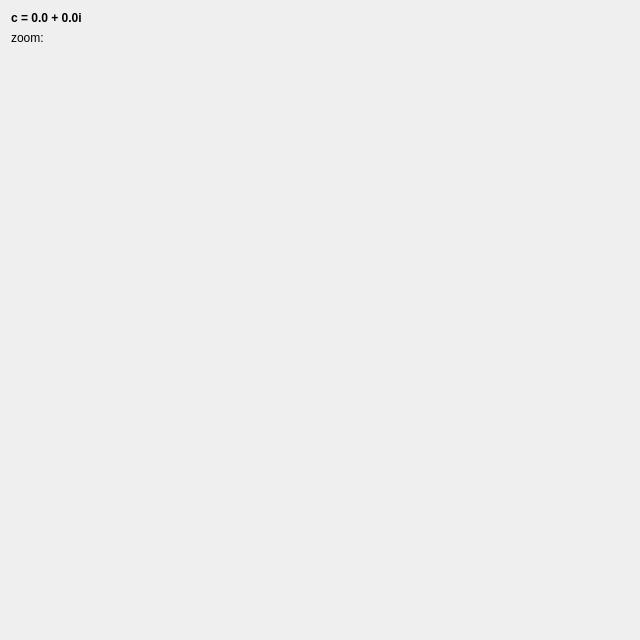
<?xml version="1.0" encoding="UTF-8"?>
<ui version="4.0">
 <class>MainWindow</class>
 <widget class="QMainWindow" name="MainWindow">
  <property name="geometry">
   <rect>
    <x>0</x>
    <y>0</y>
    <width>640</width>
    <height>640</height>
   </rect>
  </property>
  <property name="windowTitle">
   <string>Julia-Fatou</string>
  </property>
  <widget class="MyGLWidget" name="centralWidget">
   <property name="focusPolicy">
    <enum>Qt::StrongFocus</enum>
   </property>
   <layout class="QVBoxLayout" name="verticalLayout">
    <item>
     <widget class="QLabel" name="lblC">
      <property name="sizePolicy">
       <sizepolicy hsizetype="Fixed" vsizetype="Fixed">
        <horstretch>0</horstretch>
        <verstretch>0</verstretch>
       </sizepolicy>
      </property>
      <property name="font">
       <font>
        <weight>75</weight>
        <bold>true</bold>
        <underline>false</underline>
       </font>
      </property>
      <property name="lineWidth">
       <number>10</number>
      </property>
      <property name="text">
       <string>c = 0.0 + 0.0i</string>
      </property>
      <property name="alignment">
       <set>Qt::AlignLeading|Qt::AlignLeft|Qt::AlignTop</set>
      </property>
     </widget>
    </item>
    <item>
     <widget class="QLabel" name="lblZoom">
      <property name="sizePolicy">
       <sizepolicy hsizetype="Expanding" vsizetype="Expanding">
        <horstretch>0</horstretch>
        <verstretch>0</verstretch>
       </sizepolicy>
      </property>
      <property name="text">
       <string>zoom:</string>
      </property>
      <property name="alignment">
       <set>Qt::AlignLeading|Qt::AlignLeft|Qt::AlignTop</set>
      </property>
     </widget>
    </item>
   </layout>
  </widget>
 </widget>
 <layoutdefault spacing="6" margin="11"/>
 <customwidgets>
  <customwidget>
   <class>MyGLWidget</class>
   <extends>QWidget</extends>
   <header location="global">myglwidget.h</header>
   <container>1</container>
  </customwidget>
 </customwidgets>
 <resources/>
 <connections/>
</ui>
